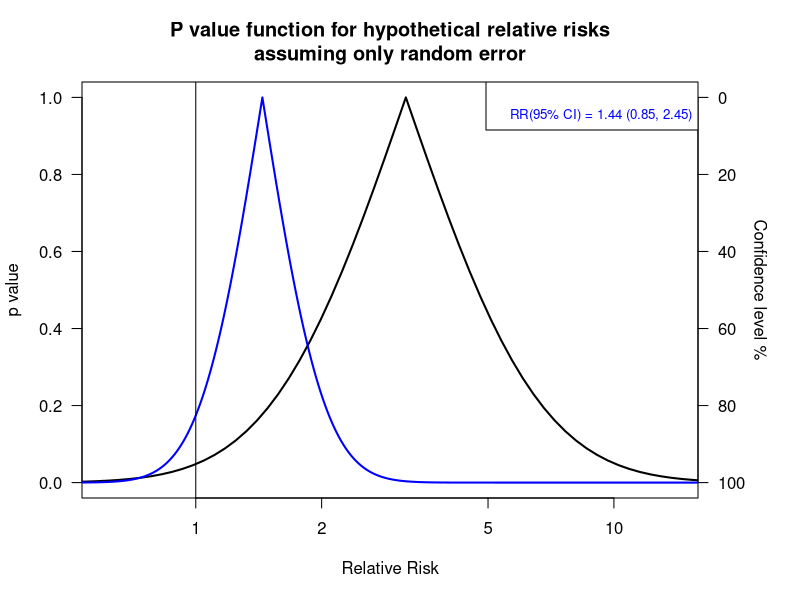

Generate this figure with R:
#p value function
#### use 95% confidence intervals

  #1st curve
	lower.cl <- 1.01
	upper.cl <- 10.01
  #2nd curve
	lower.cl2 <- 0.85
	upper.cl2 <- 2.45		
	
	alpha <- 0.05
	
########
	xlimits.mine <- c(lower.cl*.6, upper.cl*1.4)

	
	lnRR <- (log(upper.cl) + log(lower.cl))/2
	(lnse <- (log(upper.cl) - log(lower.cl))/(2*qnorm(1-alpha/2)))
	set.i <- c(NA, NA, NA, NA, NA, NA)
	RR <- exp(lnRR)
	
	par(oma=c(0,0,0,3))
	plot(x=xlimits.mine, y=c(0,1), xlim=xlimits.mine, col=NULL, log="x", xlab="Relative Risk", ylab="p value", main="P value function for hypothetical relative risks\nassuming only random error", bty="n", pty="s", las=1)
	for(i in seq(-10, 10, 0.1)){
		z <- i
		rr <- RR*exp(z*lnse)
		p <- (pnorm(abs(z), lower.tail=F))*2
		ci <-((p-1)*100)
		row.i <- cbind(z, p, rr, lnRR, lnse, ci)
		set.i <- rbind( row.i, set.i)
		}
		set.i <- data.frame(na.exclude(set.i))
	lines(x=set.i$rr, y=set.i$p, pch=20, lwd=2)
	par(new=T)
	plot(x=set.i$rr, y=set.i$ci, col=NULL, axes=F, ann=F)
	axis(4, labels=abs(seq(0, -100, -20)), at=seq(0,-100, -20), las=1)
	text(labels="Confidence level %", x=max(set.i$rr)*1.15, y=(min(set.i$ci))/2, xpd=NA, srt=270)
	box(bty="o")
	legend("topright", legend=c(paste("RR(95% CI) = ", as.character(round(RR, digits=2)), " (",as.character(round(lower.cl, digits=2)),", ", as.character(round(upper.cl, digits=2)) ,")", sep=""), ""), cex=.8, bty="n")
#set.i

#2nd curve, more precise
	lower.cl <- lower.cl2
	upper.cl <- upper.cl2
		
########	
	(lnRR <- (log(upper.cl) + log(lower.cl))/2)
	(lnse <- (log(upper.cl) - log(lower.cl))/(2*qnorm(1-alpha/2)))
	set.i <- c(NA, NA, NA, NA, NA, NA)
	RR <- exp(lnRR)
	
#	par(oma=c(0,0,0,3), new=T)
	par(new=T)
	plot(x=xlimits.mine, y=c(0,1), xlim=xlimits.mine, col=NULL, axes=F, ann=F,  las=1, log="x")
	for(i in seq(-10, 10, 0.01)){
		z <- i
		rr <- RR*exp(z*lnse)
		p <- (pnorm(abs(z), lower.tail=F))*2
		ci <-((p-1)*100)
		row.i <- cbind(z, p, rr, lnRR, lnse, ci)
		set.i <- rbind( row.i, set.i)
		}
	set.i <- data.frame(na.exclude(set.i))
	lines(x=set.i$rr, y=set.i$p, pch=20, lwd=2, col="blue")
		
	legend("topright", legend=c("",paste("RR(95% CI) = ", as.character(round(RR, digits=2)), " (",as.character(round(lower.cl, digits=2)),", ", as.character(round(upper.cl, digits=2)) ,")", sep="")), cex=.8, text.col="blue")

	abline(v=1, col=1)